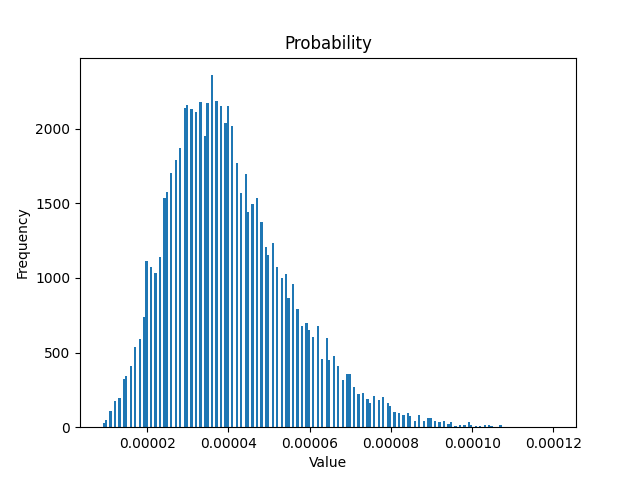

Write the Python code that produced this figure.
import matplotlib.pyplot as plt

def make_histogram(input_file, output_file="histogram.png", bins=200, limit=100000):
    # Read up to `limit` floats from the file
    data = []
    with open(input_file, "r") as f:
        for _, line in zip(range(limit), f):
            line = line.strip()
            if line:
                data.append(float(line))

    # Plot histogram
    plt.figure()
    plt.hist(data, bins=bins)
    plt.xlabel("Value")
    plt.ylabel("Frequency")
    plt.title(f"Probability")
    plt.savefig(output_file)
    plt.close()

if __name__ == "__main__":
    make_histogram("data.txt")
